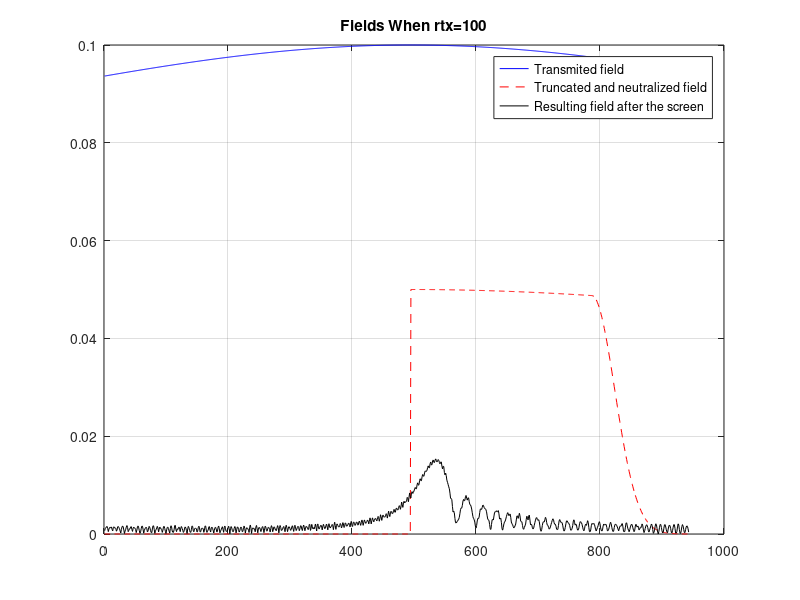

Reproduce this figure in MATLAB. (Note: this script raises an error after producing the figure.)
function PO_MM9
% JE Berg PO propagation - FFT
% (c) Patrick Eggers 2008

close all
clear all

%%%%% Scenario setting %%%%%%%%%%%%%%%%%
f=900*10^6;
c=3*10^8;
lambda=c/f;
k=2*pi/lambda;
delta_y=lambda/3 %screen aperture resolution
delta_x=100; % screen spacing
eps=0.01; % acceptable field error pertubation.. look out , too small blows up array sizes
%% define your height of screen
h_screen=5;
%% choose angle of incidence, start w 0
alpha=(0/360)*2*pi; % in radians
r_tx=100; % transmitter/source speration to 1st screen edge
E0=10; %start field strength

N=2; %last screen

%%%%%%%%%% procedure %%%%%%%%%%%%%%

%1 determine array size  ny . remember Fresnel zone, terminator/neutraliser ..
%what else wrt FFT to think of??
%walfisch & bertoni truncation paramters
yc=N*delta_x*tan(alpha) + sqrt(N*lambda*delta_x/(2*pi*eps))*sec(alpha)
w=sqrt(lambda*delta_x)
ny=round(100) %modifiy .. how many lambda or meters??/delta_y /// yc + 3W + how deep times 2
ny= round(2*yc/delta_y + 6*w/delta_y + h_screen/delta_y);

%1a set ky , i..e space frequency variable, what range does it have and
%why?, what units?
nyy=0; %try to vary this .. what happens why? .. what should it be?
ky=(((1:ny)-nyy)/ny).*2*pi/delta_y; 

red_zone= yc+3*w

%2 initiate arrays
E(1,:)=zeros(size(ky));
%% now fill in the start field over 1st screen following JE Berg
% remember field array above screen is in a plane.. map the cyl. field to
% this plane. Also remember = 0 at/below screen

% Height of the Source
H= (h_screen + tan(alpha)*r_tx) + red_zone;
% Distance from source
r(1:ny)= sqrt( (H -[1:ny].*delta_y).^2 + (r_tx)^2);
% Initial Field
 E(1,:)=1./(r.^0.5) .* exp(-i*k.*r);
%E(1,:)=1;

plot(abs(E(1,:)),'-b');
hold on; grid on

%3 condition array before FFT.. what do you do here?
% We truncate and slowly kill (Neutralizer)
E(1,1:round(h_screen/delta_y + red_zone/delta_y))=0;
y= 0:delta_y:red_zone;
length(y)
length(E(1,end-length(y)+1:end))

E(1,end+1-length(y):end)=E(1,end+1-length(y):end).*neutraliser(y,yc,w);
plot(abs(E(1,:)),'--r')



%4 FFT of the E field 1st screen 
E(1,:)=fft(E(1,:),ny);


%5 propagator
% Propagator difined by Patrick
w_prop_old=exp(-((ky.^2-k.^2).^0.5) * delta_x); % why not as in paper : ky^2<=k^2 vs ky^2>k^2 ???

% Propagator defined by the paper
for l=1:length(ky)
    if ky(l)^2<=k^2
        w_prop(l)=exp(-1i*((-ky(l)^2+k.^2).^0.5) * delta_x);
    else
        w_prop(l)=exp(-1*((-k.^2+ky(l)^2).^0.5) * delta_x);
    end
end
% Both propagators provide the same results. it means that we need to
% correct the fliping introduced by Matlab

%6 multiply and inverse FFT
% Due to the shift of the FFT implemented by Matlab, we need to conjugate
% the propagator
E(2,:)=ifft((conj(w_prop)).*((E(1,:))),ny);


%7 extract and plot results at position of last screen
%% identify index corresponiong to you angle of incidence/grazing incidence
% plot(abs(E(2,:)),'-m')

%% map to total field dependency for 'true life' launched spherical  wave

plot(abs(E(2,:)),'-k')
legend('Transmited field','Truncated and neutralized field','Resulting field after the screen')
title('Fields When rtx=100')

1/delta_y
% plot([red_zone/delta_y,red_zone/delta_y],[0,0.4],'k')

%what do observe wrt expected diffraction field?? - what does it indicate
%we might have to do?

hold off

figure
plot(phase(w_prop))
hold on
plot(phase(w_prop_old))

figure
plot(abs(w_prop))
hold on
plot(abs(w_prop_old))


%8 when this works (try differnt alpha and r_tx) .. try to to one more
%screen (and try to vary screen heights..1st all same , then different)

 
function [Neutral] = neutraliser(y,yc,w)
%from walfisch & bertoni
%y is array storing y coordinates
%yc is where soft transition starts to kick in
%factor 1/2 due to JE Berg
   Neutral=0.5*exp(-(y-yc).^2/w^2); % for yc<y<yc+3*w
   Neutral=(y<=(yc+3*w)).*Neutral; % 0 above neutralising zone
  Neutral=0.5*(y<yc)+(y>=yc).*Neutral; %(1->)1/2 below neutralising zone
  disp(length(Neutral))
 


